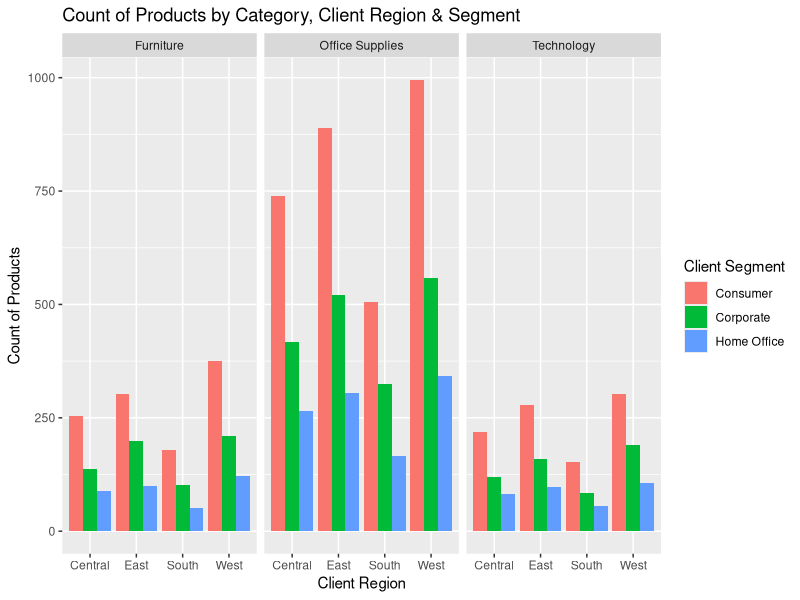
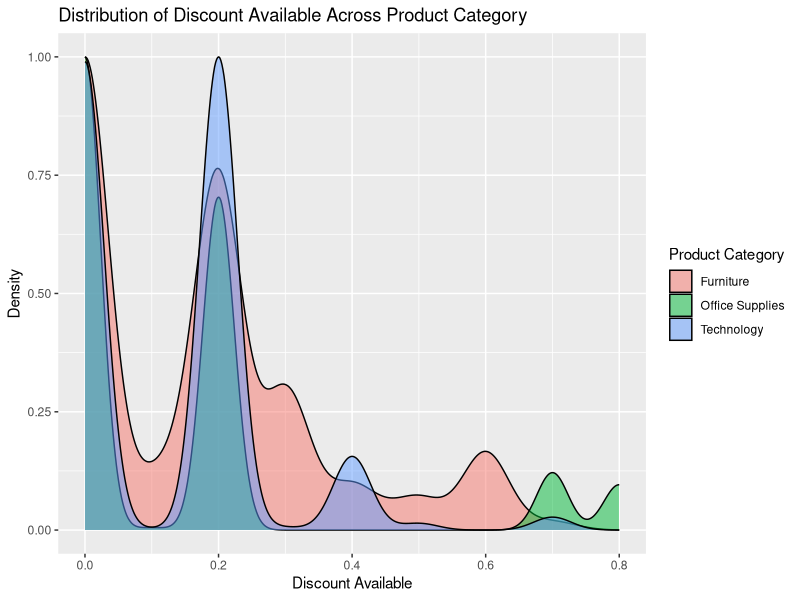
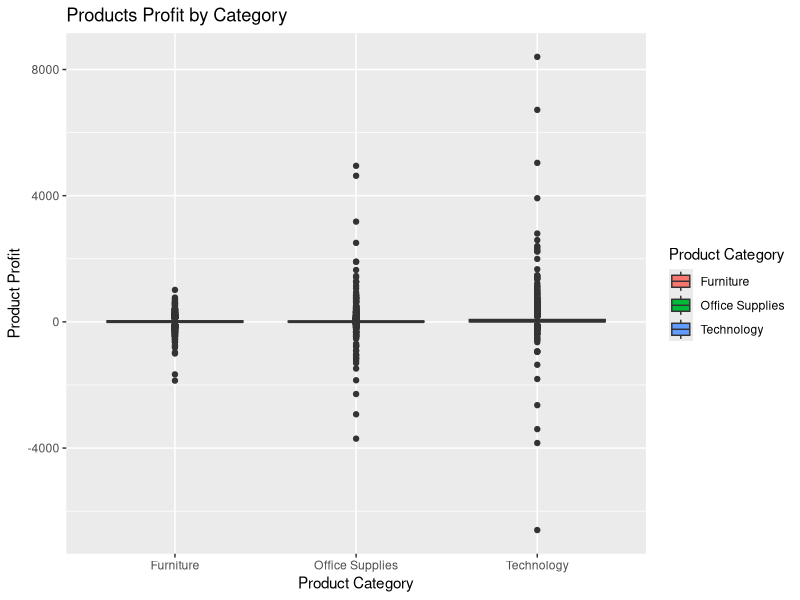
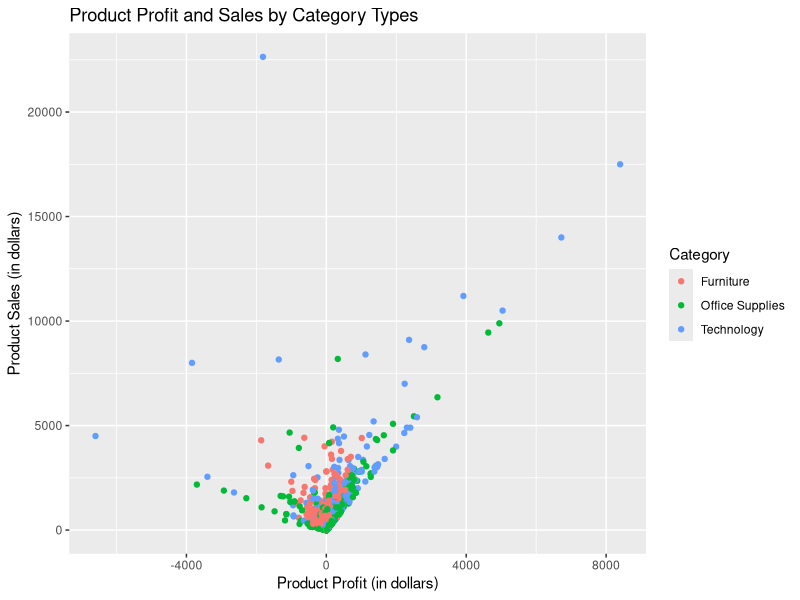

Write R code to recreate these figures, in order.
## ---- chunk 1
library(tidyverse)
library(readxl)
library(ggplot2)

store_data <- read_excel("US Superstore data.xls")
store_data

str(store_data)
## ---- chunk 2
sum_na <- function(col){
  sum(is.na(col))
}
store_data |>
  summarize(across(everything(), sum_na))
## ---- chunk 3
table("Product category" = store_data$Category)
## ---- chunk 4
table(store_data$`Sub-Category`)
## ---- chunk 5
table(store_data$Category, store_data$`Sub-Category`)
## ---- chunk 6
table("Product cateogry" = store_data$Category, "Segment" = store_data$Segment)
## ---- chunk 7
table("Product sub-category" = store_data$`Sub-Category`, "Segment" = store_data$Segment)
## ---- chunk 8
table("Region" = store_data$Region)
## ---- chunk 9
table("Product category" = store_data$Category, "Region" = store_data$Region)
## ---- chunk 10
table("Product sub-category" = store_data$`Sub-Category`, "Region" = store_data$Region)
## ---- chunk 11
store_data |>
  group_by(Category) |>
  summarize(mean_Price = round(mean(Sales),2), med_Price = round(median(Sales),2), sd_Price = round(sd(Sales),2), IQR_Price = round(IQR(Sales),2), min_Price = round(min(Sales),2), max_Price = round(max(Sales),2))
## ---- chunk 12
store_data |>
  group_by(`Sub-Category`) |>
  summarize(mean_Price = round(mean(Sales),2), med_Price = round(median(Sales),2), sd_Price = round(sd(Sales),2), IQR_Price = round(IQR(Sales),2), min_Price = round(min(Sales),2), max_Price = round(max(Sales),2))
## ---- chunk 13
store_data |>
  group_by(Category) |>
  summarize(mean_Profit = round(mean(Profit),2), med_Profit = round(median(Profit),2), sd_Profit = round(sd(Profit),2), IQR_Profit = round(IQR(Profit),2), min_Profit = round(min(Profit),2), max_Profit = round(max(Profit),2))
## ---- chunk 14
store_data |>
  group_by(`Sub-Category`) |>
  summarize(mean_Profit = round(mean(Profit),2), med_Profit = round(median(Profit),2), sd_Profit = round(sd(Profit),2), IQR_Profit = round(IQR(Profit),2), min_Profit = round(min(Profit),2), max_Profit = round(max(Profit),2))
## ---- chunk 15
store_data |>
  group_by(Region) |>
  summarize(mean_Price = round(mean(Sales),2), med_Price = round(median(Sales),2), sd_Price = round(sd(Sales),2), IQR_Price = round(IQR(Sales),2), min_Price = round(min(Sales),2), max_Price = round(max(Sales),2))
## ---- chunk 16
store_data |>
  group_by(Segment) |>
  summarize(mean_Price = round(mean(Sales),2), med_Price = round(median(Sales),2), sd_Price = round(sd(Sales),2), IQR_Price = round(IQR(Sales),2), min_Price = round(min(Sales),2), max_Price = round(max(Sales),2))
## ---- chunk 17
store_data |>
  group_by(Region) |>
  summarize(mean_Profit = round(mean(Profit),2), med_Profit = round(median(Profit),2), sd_Profit = round(sd(Profit),2), IQR_Profit = round(IQR(Profit),2), min_Profit = round(min(Profit),2), max_Profit = round(max(Profit),2))
## ---- chunk 18
store_data |>
  group_by(Segment) |>
  summarize(mean_Profit = round(mean(Profit),2), med_Profit = round(median(Profit),2), sd_Profit = round(sd(Profit),2), IQR_Profit = round(IQR(Profit),2), min_Profit = round(min(Profit),2), max_Profit = round(max(Profit),2))
## ---- chunk 19
store_data |>
  group_by(Region, Category) |>
  summarize(mean_Price = round(mean(Sales),2), med_Price = round(median(Sales),2), sd_Price = round(sd(Sales),2), IQR_Price = round(IQR(Sales),2), min_Price = round(min(Sales),2), max_Price = round(max(Sales),2))
## ---- chunk 20
store_data |>
  group_by(Region, Category) |>
  summarize(mean_Profit = round(mean(Profit),2), med_Profit = round(median(Profit),2), sd_Profit = round(sd(Profit),2), IQR_Profit = round(IQR(Profit),2), min_Profit = round(min(Profit),2), max_Profit = round(max(Profit),2))
## ---- chunk 21
store_data |>
  group_by(Segment, Category) |>
  summarize(mean_Price = round(mean(Sales),2), med_Price = round(median(Sales),2), sd_Price = round(sd(Sales),2), IQR_Price = round(IQR(Sales),2), min_Price = round(min(Sales),2), max_Price = round(max(Sales),2))
## ---- chunk 22
store_data |>
  group_by(Segment, Category) |>
  summarize(mean_Profit = round(mean(Profit),2), med_Profit = round(median(Profit),2), sd_Profit = round(sd(Profit),2), IQR_Profit = round(IQR(Profit),2), min_Profit = round(min(Profit),2), max_Profit = round(max(Profit),2))
## ---- chunk 23
store_data |>
  group_by(Region, `Sub-Category`) |>
  summarize(mean_Profit = round(mean(Profit),2), med_Profit = round(median(Profit),2), sd_Profit = round(sd(Profit),2), IQR_Profit = round(IQR(Profit),2), min_Profit = round(min(Profit),2), max_Profit = round(max(Profit),2))
## ---- chunk 24
store_data |>
  group_by(Segment, `Sub-Category`) |>
  summarize(mean_Profit = round(mean(Profit),2), med_Profit = round(median(Profit),2), sd_Profit = round(sd(Profit),2), IQR_Profit = round(IQR(Profit),2), min_Profit = round(min(Profit),2), max_Profit = round(max(Profit),2))
## ---- chunk 25
side_by_side <- ggplot(data = store_data, aes(x = Region, fill = Segment)) +
  geom_bar(position = "dodge") +
  facet_wrap(~ Category) +
  labs(x = "Client Region", y = "Count of Products", title = "Count of Products by Category, Client Region & Segment") +
  scale_fill_discrete("Client Segment")
side_by_side
## ---- chunk 26
hist <- ggplot(data = store_data, aes(x = Discount, ..scaled..)) +
  geom_density(alpha = 0.5, aes(fill = Category)) +
  labs(x = "Discount Available", y = "Density", title = "Distribution of Discount Available Across Product Category") +
  scale_fill_discrete("Product Category")
hist
## ---- chunk 27
box <- ggplot(data = store_data, aes(x = Category, y = Profit, fill = Category)) +
  geom_boxplot() +
  labs(x = "Product Category", y = "Product Profit", title = "Products Profit by Category") +
  scale_fill_discrete("Product Category")
box
## ---- chunk 28
scatter <- ggplot(store_data, aes(x = Profit, y = Sales, color = Category)) +
  geom_point() +
  labs(x = "Product Profit (in dollars)", y = "Product Sales (in dollars)",
         title = "Product Profit and Sales by Category Types") +
  scale_fill_discrete("Product Category")
scatter
